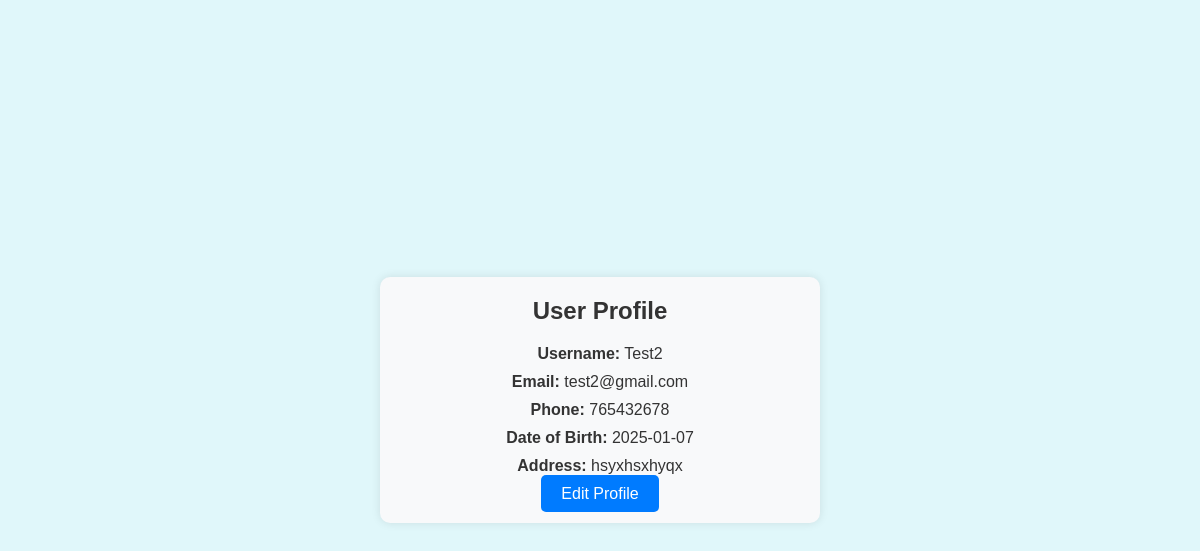
Page /profile.php (signed in) on the committed database.
### tables this page shows
CREATE TABLE `registration` (
  `user_id` int(30) NOT NULL,
  `username` varchar(100) NOT NULL,
  `password` varchar(8) NOT NULL,
  `phone` varchar(10) NOT NULL,
  `address` varchar(200) NOT NULL,
  `date` date NOT NULL,
  `email` varchar(50) NOT NULL
);

### profile.php (the view, shortened to what this page needs)
<?php
include('connection.php');
$user_id = $_SESSION['user_id'];
$query = "SELECT * FROM registration WHERE user_id = ?";
$stmt = $conn->prepare($query);
$stmt->bind_param("i", $user_id);
$stmt->execute();
$result = $stmt->get_result();
$user = $result->fetch_assoc();
?>
<!DOCTYPE html>
<html lang="en">
<head>
    <link rel="stylesheet" href="https://cdnjs.cloudflare.com/ajax/libs/font-awesome/6.0.0-beta3/css/all.min.css">
</head>
<body>
    <div class="profile-container">
        <h2>User Profile</h2>
        <p><strong>Username:</strong> <?php echo $user['username']; ?></p>
        <p><strong>Email:</strong> <?php echo $user['email']; ?></p>
        <p><strong>Phone:</strong> <?php echo $user['phone']; ?></p>
        <p><strong>Date of Birth:</strong> <?php echo $user['date']; ?></p>
        <p><strong>Address:</strong> <?php echo $user['address']; ?></p>
        <a href="edit_profile.php" class="edit-btn">Edit Profile</a>
    </div>
</body>
</html>

### profile.php (style rules this page uses)
body { margin: 0; padding: 0; font-family: Arial, sans-serif; background-color: #e0f7fa; color: #333; display: flex; flex-direction: column; align-items: center; justify-content: center; height: 100vh; }
.profile-container { background-color: #f8f9fa; padding: 20px; border-radius: 10px; width: 400px; text-align: center; box-shadow: 0 0 10px rgba(0, 0, 0, 0.1); }
.profile-container h2 { margin: 0 0 20px 0; color: #333; }
.profile-container p { margin: 10px 0; }
.profile-container .edit-btn { background-color: #007bff; color: #fff; padding: 10px 20px; border: none; border-radius: 5px; cursor: pointer; text-decoration: none; font-size: 16px; }

### rows in the picture
registration: username "Test2", email "test2@gmail.com", phone "765432678", date "2025-01-07", address "hsyxhsxhyqx"
